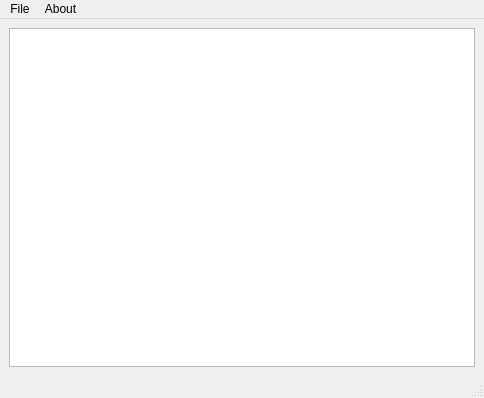
<?xml version="1.0" encoding="UTF-8"?>
<ui version="4.0">
 <class>MainWindow</class>
 <widget class="QMainWindow" name="MainWindow">
  <property name="geometry">
   <rect>
    <x>0</x>
    <y>0</y>
    <width>484</width>
    <height>398</height>
   </rect>
  </property>
  <property name="windowTitle">
   <string>Notepad</string>
  </property>
  <widget class="QWidget" name="centralwidget">
   <layout class="QHBoxLayout" name="horizontalLayout">
    <item>
     <widget class="QTextEdit" name="textEdit_notepad">
      <property name="html">
       <string>&lt;!DOCTYPE HTML PUBLIC &quot;-//W3C//DTD HTML 4.0//EN&quot; &quot;http://www.w3.org/TR/REC-html40/strict.dtd&quot;&gt;
&lt;html&gt;&lt;head&gt;&lt;meta name=&quot;qrichtext&quot; content=&quot;1&quot; /&gt;&lt;style type=&quot;text/css&quot;&gt;
p, li { white-space: pre-wrap; }
&lt;/style&gt;&lt;/head&gt;&lt;body style=&quot; font-family:'MS Shell Dlg 2'; font-size:8.25pt; font-weight:400; font-style:normal;&quot;&gt;
&lt;p style=&quot;-qt-paragraph-type:empty; margin-top:0px; margin-bottom:0px; margin-left:0px; margin-right:0px; -qt-block-indent:0; text-indent:0px;&quot;&gt;&lt;br /&gt;&lt;/p&gt;&lt;/body&gt;&lt;/html&gt;</string>
      </property>
     </widget>
    </item>
   </layout>
  </widget>
  <widget class="QMenuBar" name="menubar">
   <property name="geometry">
    <rect>
     <x>0</x>
     <y>0</y>
     <width>484</width>
     <height>21</height>
    </rect>
   </property>
   <widget class="QMenu" name="menuFile">
    <property name="title">
     <string>File</string>
    </property>
    <addaction name="actionOpen"/>
    <addaction name="actionSave"/>
    <addaction name="actionClear"/>
    <addaction name="actionExit"/>
   </widget>
   <widget class="QMenu" name="menuAbout">
    <property name="title">
     <string>About</string>
    </property>
    <addaction name="actionAbout_me"/>
   </widget>
   <addaction name="menuFile"/>
   <addaction name="menuAbout"/>
  </widget>
  <widget class="QStatusBar" name="statusbar"/>
  <action name="actionOpen">
   <property name="text">
    <string>Open</string>
   </property>
  </action>
  <action name="actionSave">
   <property name="text">
    <string>Save</string>
   </property>
  </action>
  <action name="actionClear">
   <property name="text">
    <string>Clear</string>
   </property>
  </action>
  <action name="actionExit">
   <property name="text">
    <string>Exit</string>
   </property>
  </action>
  <action name="actionAbout_me">
   <property name="text">
    <string>About me</string>
   </property>
  </action>
 </widget>
 <resources/>
 <connections/>
</ui>
